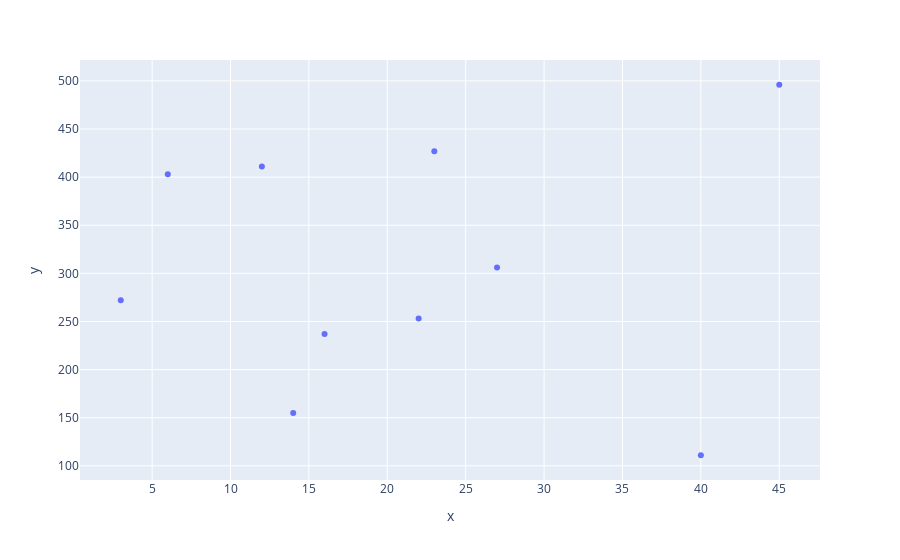

The cell this chart's notebook holds for it:
### Code cell
import plotly.express as px
import random
x = np.array(random.sample(range(1, 50), 10))
y = np.array(random.sample(range(100, 500), 10))
fig = px.scatter(x=x, y=y)
fig.show()

### Figure 1 — Plotly figure (JSON) as saved in the notebook; plotly's stock layout.template omitted (floating-point values rounded to 4 significant figures)
{"data": [{"hovertemplate": "x=%{x}<br>y=%{y}<extra></extra>", "legendgroup": "", "marker": {"color": "#636efa", "symbol": "circle"}, "mode": "markers", "name": "", "orientation": "v", "showlegend": false, "type": "scatter", "x": [40, 27, 16, 23, 22, 12, 3, 45, 6, 14], "xaxis": "x", "y": [111, 306, 237, 427, 253, 411, 272, 496, 403, 155], "yaxis": "y"}], "layout": {"legend": {"tracegroupgap": 0}, "margin": {"t": 60}, "xaxis": {"anchor": "y", "domain": [0, 1], "title": {"text": "x"}}, "yaxis": {"anchor": "x", "domain": [0, 1], "title": {"text": "y"}}}}
